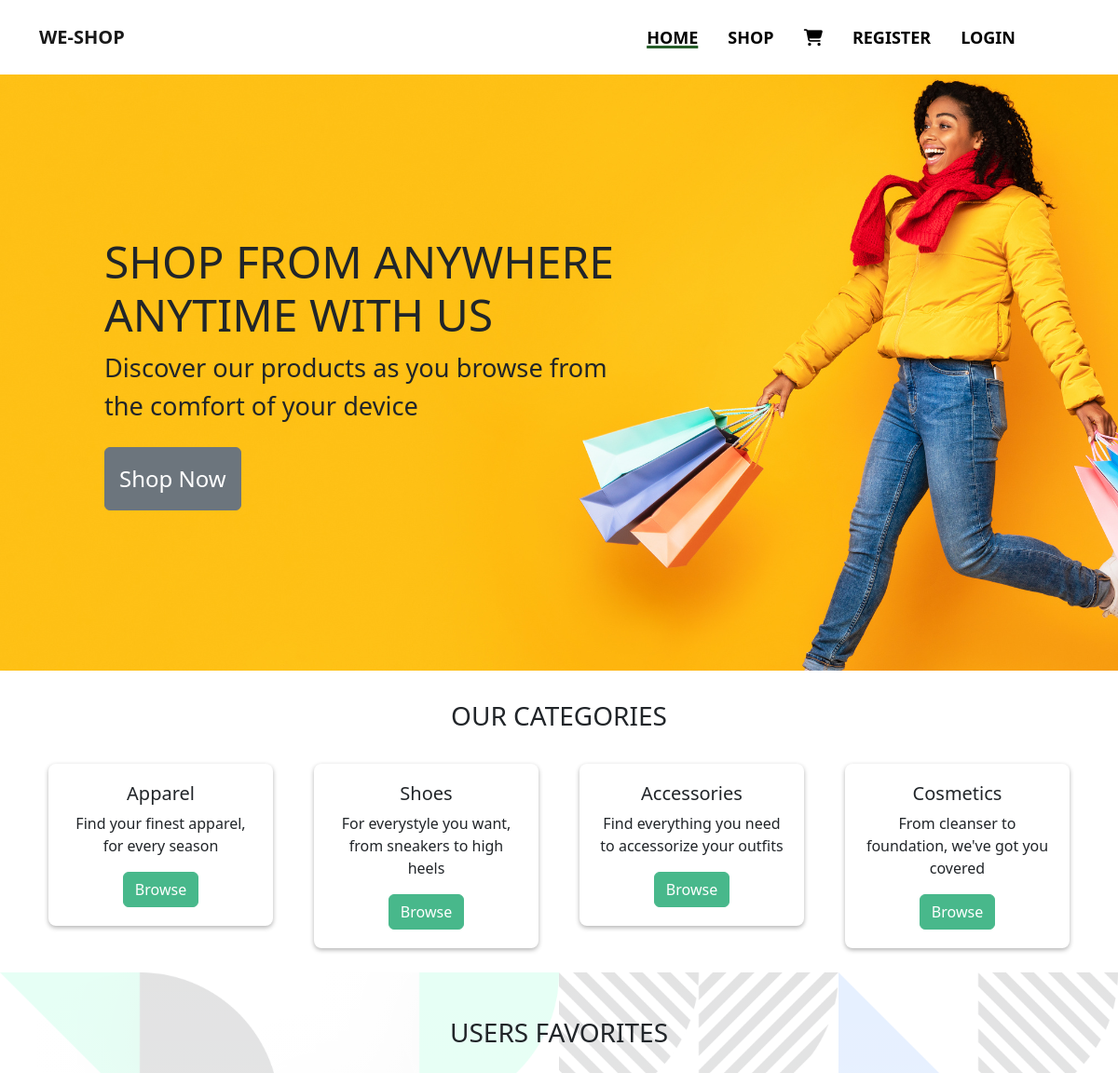
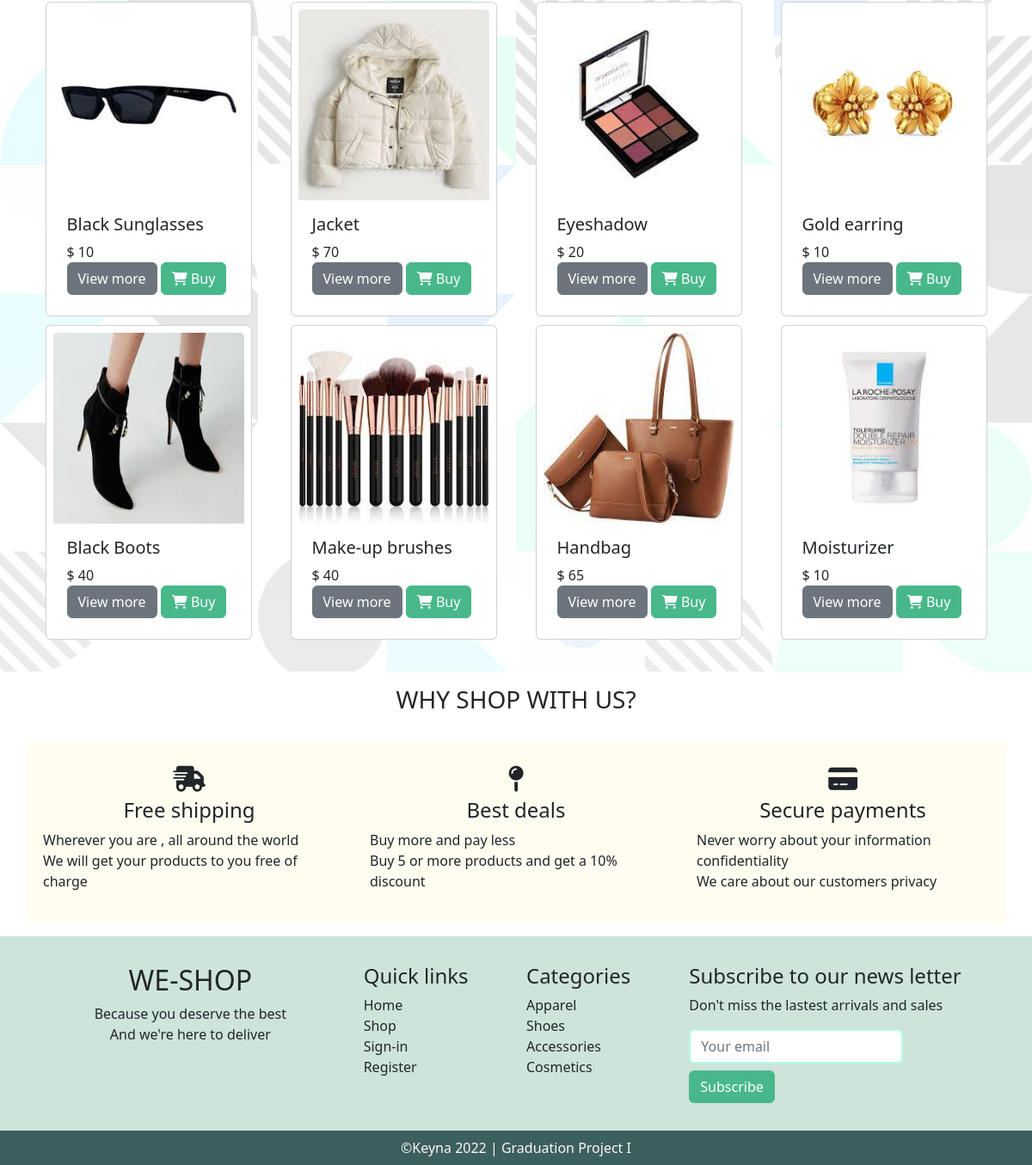
The app's page /home.php with its own data (2 pictures, top to bottom).
### tables this page shows
CREATE TABLE `product` (
  `pro_id` int(11) NOT NULL,
  `pro_name` varchar(255) NOT NULL,
  `product_img1` text NOT NULL,
  `product_img2` text NOT NULL,
  `description` text NOT NULL,
  `price` float NOT NULL,
  `cat_id` int(11) NOT NULL,
  `date` timestamp NOT NULL DEFAULT current_timestamp() ON UPDATE current_timestamp(),
  `keywords` text NOT NULL
);

CREATE TABLE `categories` (
  `cat_id` int(11) NOT NULL,
  `cat_name` varchar(255) NOT NULL
);

### functions/functions.php (the view, shortened to what this page needs)
<?php
$db = mysqli_connect("localhost", "root", "", "we-shop");
function getProducts()
{
    global $db;
    $get_product = " select * from product order by rand() limit 0,8";
    $run_product = mysqli_query($db, $get_product);
    while ($row_product = mysqli_fetch_array($run_product)) {
        $pro_id = $row_product['pro_id'];
        $pro_name = $row_product['pro_name'];
        $pro_price = $row_product['price'];
        $pro_img1 = $row_product['product_img1'];
        echo "
        <div class='col-sm-6 col-md-6 col-lg-3'>
            <div class='card' style='width: 15rem;'>
            <a href='product.php?pro_id=$pro_id'>
            <img src='admin/product_image/$pro_img1' class='card-img-top' alt='' width='222' height='222'>
            </a>
            <div class='card-body'>
            <a href='product.php?pro_id=$pro_id'>
              <h5 class='card-title'>$pro_name</h5>
              <p class='card-text'>$ $pro_price</p>
            <a href='product.php?pro_id=$pro_id' class='btn btn-secondary'> View more </a>
            <a href='product.php?pro_id=$pro_id' class='btn btn-primary'> <i class='fa-solid fa-cart-shopping'></i> Buy </a>
            </div>
            </div>
        </div>
        ";
    }
}
function getCategory()
{
    global $db;
    $get_cat = "select * from categories";
    $run_cat = mysqli_query($db, $get_cat);
    while ($row_cat = mysqli_fetch_array($run_cat)) {
        $cat_id = $row_cat['cat_id'];
        $cat_name = $row_cat['cat_name'];
        echo "
            <li> <a href='shop.php?cat=$cat_id'> $cat_name </a></li>
        ";
    }
}

### style.css (style rules this page uses)
.card { padding: 8px; margin: 5px auto; max-height: 366px; }
a { text-decoration: none; color: inherit; }
.btn-primary { color: white; background-color: #48b88b; border-color: #48b88b; }

### records on screen
product: product_img1 (picture), pro_name "Black Sunglasses", price "10"
product: product_img1 (picture), pro_name "Jacket", price "70"
product: product_img1 (picture), pro_name "Eyeshadow", price "20"
product: product_img1 (picture), pro_name "Gold earring", price "10"
product: product_img1 (picture), pro_name "Black Boots", price "40"
product: product_img1 (picture), pro_name "Make-up brushes", price "40"
product: product_img1 (picture), pro_name "Handbag", price "65"
product: product_img1 (picture), pro_name "Moisturizer", price "10"
categories: cat_name "Apparel"
categories: cat_name "Shoes"
categories: cat_name "Accessories"
categories: cat_name "Cosmetics"
